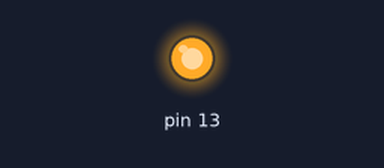
A sketch run on a simulated Arduino Leonardo, built with avr-gcc and run on an emulated ATmega32U4. On the bench: output pins drawn as LEDs (lit = HIGH). What the sketch prints to the serial monitor is not drawn.

Above: at 0.1 s.
Timing chart, 0 to 1.6 s (numbered marks = the images above):
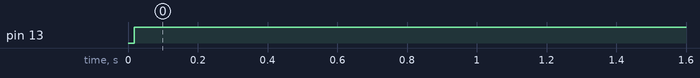

The sketch:

Arduino_Time_without_RTC_adjustTime.ino
```cpp
/*
 * TimeSerial.pde
 * example code illustrating Time library set through serial port messages.
 *
 * Messages consist of the letter T followed by ten digit time (as seconds since Jan 1 1970)
 * you can send the text on the next line using Serial Monitor to set the clock to noon Jan 1 2013
 T1357041600
 *
 * A Processing example sketch to automatically send the messages is included in the download
 * On Linux, you can use "date +T%s\n > /dev/ttyACM0" (UTC time zone)
 */

#include <TimeLib.h>
#include <TimeAlarms.h>  // https://github.com/PaulStoffregen/TimeAlarms
AlarmId id;
#define TIME_HEADER  "T"   // Header tag for serial time sync message
#define TIME_REQUEST  7    // ASCII bell character requests a time sync message

void setup()  {
  Serial.begin(9600);
  while (!Serial) ; // Needed for Leonardo only
  pinMode(13, OUTPUT);
  setSyncProvider( requestSync);  //set function to call when sync required
  Serial.println("Waiting for sync message");
   setTime(8,56,00,18,4,21);
  // setDateTime(__DATE__,__TIME__);


  // timer to adjust the clock + or - a second every ?? seconds
  Alarm.timerRepeat(3/*hour*/ * 60/*Minutes*/ * 60/*Seconds*/, Repeats_adjusttime);           // timer for every ?? seconds
}

void loop(){
  if (Serial.available()) {
    processSyncMessage();
  }
  if (timeStatus()!= timeNotSet) {
    digitalClockDisplay();
  }
  if (timeStatus() == timeSet) {
    digitalWrite(13, HIGH); // LED on if synced
  } else {
    digitalWrite(13, LOW);  // LED off if needs refresh
  }
  //delay(1000);
  Alarm.delay(1000); // wait one second between clock display
}

void digitalClockDisplay(){
  // digital clock display of the time
  Serial.print(hour());
  printDigits(minute());
  printDigits(second());
  Serial.print(" ");
  Serial.print(day());
  Serial.print(" ");
  Serial.print(month());
  Serial.print(" ");
  Serial.println(year());
  //Serial.println(__DATE__);
  //Serial.println(__TIME__);

}

void printDigits(int digits){
  // utility function for digital clock display: prints preceding colon and leading 0
  Serial.print(":");
  if(digits < 10)
    Serial.print('0');
  Serial.print(digits);
}


void processSyncMessage() {
  unsigned long pctime;
  const unsigned long DEFAULT_TIME = 1357041600; // Jan 1 2013

  if(Serial.find(TIME_HEADER)) {
     pctime = Serial.parseInt();
     if( pctime >= DEFAULT_TIME) { // check the integer is a valid time (greater than Jan 1 2013)
       setTime(pctime); // Sync Arduino clock to the time received on the serial port
     }
  }
}

time_t requestSync()
{
  Serial.write(TIME_REQUEST);
  return 0; // the time will be sent later in response to serial mesg
}

void Repeats_adjusttime() {
  Serial.println("adjust time add 1 second");
  adjustTime(+1); // my clock is to slow add a second every 3x60x60 seconds
}
```

Measured:
- by itself, pin 13: LOW → HIGH at 0.02 s
